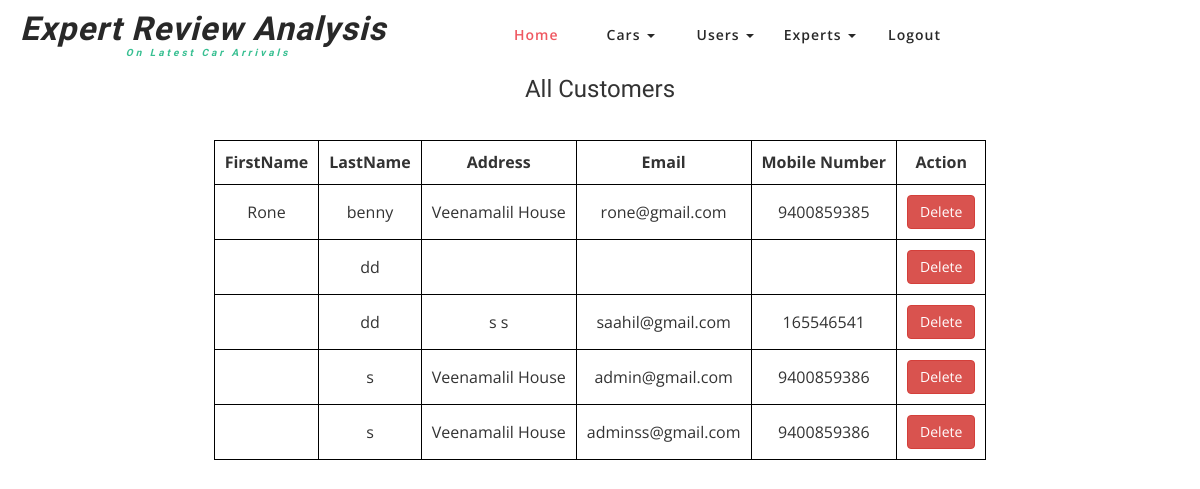
Page /viewuser on the committed database.
### expertreviewapp/models.py (models this page shows)
class Registration (models.Model):
     firstname = models.CharField(max_length=50,null=True)
     lastname = models.CharField(max_length=50,null=True)
     dob = models.CharField(max_length=100,null=True)
     gender = models.CharField(max_length=50,null=True)
     addressone = models.CharField(max_length=250,null=True)
     addresstwo= models.CharField(max_length=250,null=True)
     state = models.CharField(max_length=250,null=True)
     district = models.CharField(max_length=250,null=True)
     city = models.CharField(max_length=250,null=True)
     pincode = models.CharField(max_length=250,null=True)
     mobileno = models.CharField(max_length=250,null=True)
     email = models.CharField(max_length=100,null=True)
     password = models.CharField(max_length=50,null=True)
     c_password = models.CharField(max_length=100,null=True)

### expertreviewapp/views.py (the view)
# urls.py: path('viewuser',views.viewuser),
def viewuser(request):
        s = Registration.objects.all()
        return render(request,'viewuser.html',{"s":s})

### template/viewuser.html (shortened to what this page needs)
{% extends 'adminheader.html' %}
{% block content %}
<!DOCTYPE html>
<html lang="en">
<head>
</head>
<body>
     {% if s %}
     <h3><center>All Customers</center></h3><br>
     <table border="1" >
          <tr>
               <th>FirstName</th>
               <th>LastName</th>
               <th>Address</th>
               <th>Email</th>
               <th>Mobile Number</th>
               <th>Action</th>
          </tr>
          {% for i in s %}
          <tr>
               <td>{{i.firstname}}</td>
               <td>{{i.lastname}}</td>
               <td>{{i.addressone}} {{i.addresstwo}}</td>
               <td>{{i.email}}</td>
               <td>{{i.mobileno}}</td>
               <td><a href="deleteusers?id={{i.id}}"><button type="button" class="btn btn-danger">Delete</button></a></td>
          </tr>
          {% endfor %}
     </table>
     {% else %}
     <p id="else">No Customers to Show.</p>
     {% endif %}
</body>
</html>
{% endblock %}

### static/css/style.css (style rules this page uses)
html, body { margin: 0; font-size: 100%; background: #fff; font-family: 'Open Sans', sans-serif; }
body a { text-decoration: none; transition: 0.5s all; -webkit-transition: 0.5s all; -moz-transition: 0.5s all; -o-transition: 0.5s all; -ms-transition: 0.5s all; }
h1, h2, h3, h4, h5, h6 { margin: 0; font-family: 'Raleway', sans-serif; }

### template/viewuser.html (style rules this page uses)
h3 { margin: auto; margin-top: 15px; }
table { margin: auto; margin-top: 15px; border-collapse: collapse; }
th, td { text-align: center; padding: 10px; border: 1px solid black; }

### rows in the picture
Registration: firstname "Rone", lastname "benny", addressone "Veenamalil", addresstwo "House", email "rone@gmail.com", mobileno "9400859385"
Registration: lastname "dd"
Registration: lastname "dd", addressone "s", addresstwo "s", email "saahil@gmail.com", mobileno "165546541"
Registration: lastname "s", addressone "Veenamalil", addresstwo "House", email "admin@gmail.com", mobileno "9400859386"
Registration: lastname "s", addressone "Veenamalil", addresstwo "House", email "adminss@gmail.com", mobileno "9400859386"
